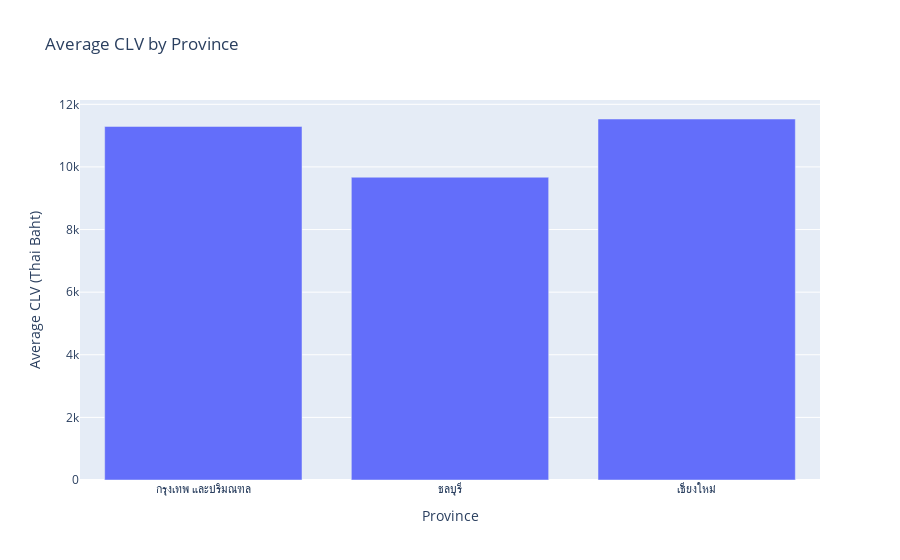

Here is the notebook cell this chart was saved with:
### Markdown cell above
##### **Compare average CLV by province**

### Code cell
import plotly.express as px

# Group by province and calculate average CLV
avg_clv_by_province = df.groupby("province")["CLV"].mean().reset_index()

# Create a bar chart using Plotly Express
fig = px.bar(
    avg_clv_by_province,
    x="province",
    y="CLV",
    title="Average CLV by Province",
    labels={"CLV": "Average CLV (Thai Baht)"}  # Customize y-axis label
)

# Customize the layout if needed
fig.update_layout(
    xaxis_title="Province",
    yaxis_title="Average CLV (Thai Baht)"
)

fig.show()

### Figure 1 — Plotly figure (JSON) as saved in the notebook; plotly's stock layout.template omitted (floating-point values rounded to 4 significant figures)
{"data": [{"hovertemplate": "province=%{x}<br>Average CLV (Thai Baht)=%{y}<extra></extra>", "legendgroup": "", "marker": {"color": "#636efa", "pattern": {"shape": ""}}, "name": "", "orientation": "v", "showlegend": false, "textposition": "auto", "type": "bar", "x": ["กรุงเทพ และปริมณฑล", "ชลบุรี", "เชียงใหม่"], "xaxis": "x", "y": [11290.0, 9671.0, 11530.0], "yaxis": "y"}], "layout": {"barmode": "relative", "legend": {"tracegroupgap": 0}, "title": {"text": "Average CLV by Province"}, "xaxis": {"anchor": "y", "domain": [0, 1], "title": {"text": "Province"}}, "yaxis": {"anchor": "x", "domain": [0, 1], "title": {"text": "Average CLV (Thai Baht)"}}}}
